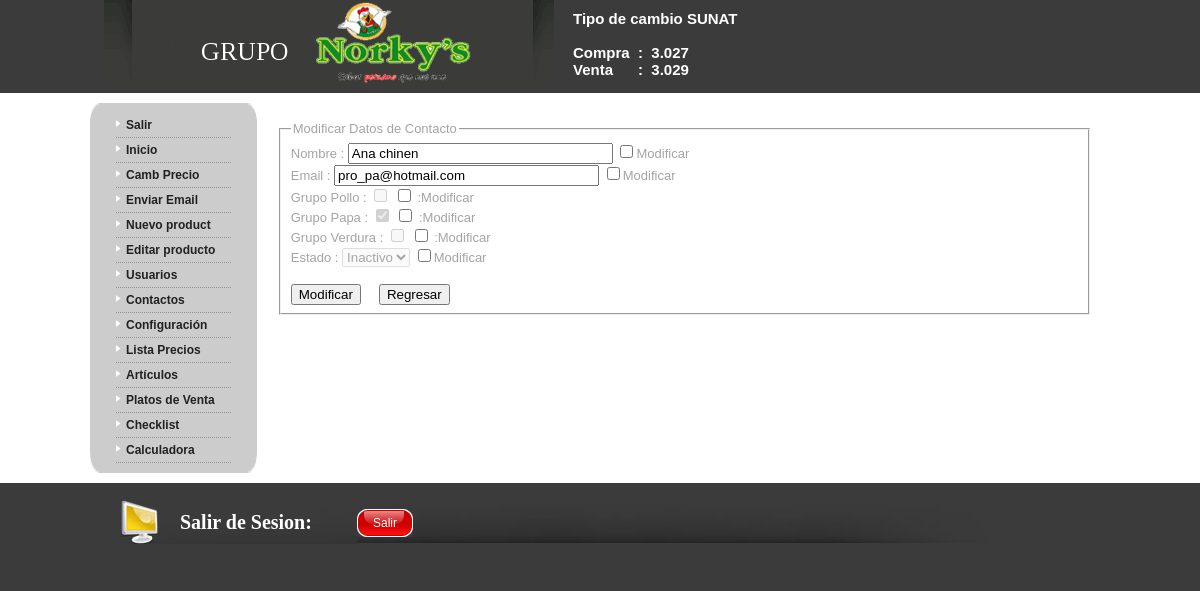
The app's page /index.php?modulo=contacto&pagina=contactos_editar&id=12 (signed in) with its own data.
### tables this page shows
CREATE TABLE `tcambio_sunat` (
  `id_tcambio_sunat` int(11) NOT NULL AUTO_INCREMENT,
  `cambio_compra` float NOT NULL,
  `cambio_venta` float NOT NULL,
  PRIMARY KEY (`id_tcambio_sunat`)
);

CREATE TABLE `emails` (
  `id_email` int(11) NOT NULL AUTO_INCREMENT,
  `nombre` varchar(45) NOT NULL,
  `email` varchar(45) NOT NULL,
  PRIMARY KEY (`id_email`)
);

CREATE TABLE `estados` (
  `id_estado` int(11) NOT NULL AUTO_INCREMENT,
  `estado` varchar(10) NOT NULL,
  PRIMARY KEY (`id_estado`)
);

### modulos/contacto/controlador/contactos_editar.php (called while the page is built, shortened)
<?php
	if(isset($_GET["id"])) {
		$id = addslashes(trim($_GET["id"]));
	}
	require "modelo/contacto.php";
	if (!empty ($_POST) ) {
		mysql_query("BEGIN");
		$concatenado = "";
		if (isset($_POST["nombreck"])) {
			$nombre = addslashes(trim($_POST["nombre"]));
			$concatenado = "nombre='$nombre', ";
		}
		if (isset($_POST["emailck"])) {
			$email = addslashes(trim($_POST["email"]));
			$concatenado = $concatenado."email='$email'";
		}
		if (!empty($concatenado)) {
			$query = "UPDATE emails SET $concatenado WHERE id_email=$id";
			contacto_modify($query, $db);
		}
		if (isset($_POST["estadock"])) {
			$estado = addslashes(trim($_POST["estado"]));
			if ($estado == "activo") {
				$id_estado = 1;
			}else{
				$id_estado = 2;
			}
		}
		if (!empty($estado)) {
			$query = "UPDATE rel_estados_emails SET id_estado='$id_estado' WHERE id_email=$id";
			contacto_modify($query, $db);
		}
		if (isset($_POST["g_pollock"])) {
			$query = "SELECT id_email_use_grp FROM emails_users_grupos WHERE id_email=$id AND id_grupo=1";
			$id_emailgrp = select_id($query, $db);
			if ($id_emailgrp) {
				if (isset($_POST["g_pollo"])) {
					$estado = 1;
				} else {
					$estado = 2;
				}
				$query = "UPDATE rel_estados_email_use_grps SET id_estado=$estado WHERE id_email_use_grp=$id_emailgrp";
				$idmod = contacto_modify($query, $db);
			}else{
				$query = "INSERT emails_users_grupos(id_email, id_grupo) VALUES($id, 1)";
				$id_emailgrp = contacto_insert($query, $db);
				$query = "INSERT rel_estados_email_use_grps(id_email_use_grp, id_estado) VALUES($id_emailgrp, 1)";
				$id_relemailgpr = contacto_insert($query,$db);
			}
		}
		if (isset($_POST["g_papack"])) {
			$query = "SELECT id_email_use_grp FROM emails_users_grupos WHERE id_email=$id AND id_grupo=2";
			$id_emailgrp = select_id($query, $db);
			if ($id_emailgrp) {
				if (isset($_POST["g_papa"])) {
					$estado = 1;
				} else {
					$estado = 2;
				}
				$query = "UPDATE rel_estados_email_use_grps SET id_estado=$estado WHERE id_email_use_grp=$id_emailgrp";
				$idmod = contacto_modify($query, $db);
			}else{
				$query = "INSERT emails_users_grupos(id_email, id_grupo) VALUES($id, 2)";
				$id_emailgrp = contacto_insert($query, $db);
				$query = "INSERT rel_estados_email_use_grps(id_email_use_grp, id_estado) VALUES($id_emailgrp, 1)";
				$id_relemailgpr = contacto_insert($query,$db);
			}
		}
		if (isset($_POST["g_verdurack"])) {
			$query = "SELECT id_email_use_grp FROM emails_users_grupos WHERE id_email=$id AND id_grupo=3";
			$id_emailgrp = select_id($query, $db);
			if ($id_emailgrp) {
				if (isset($_POST["g_verdura"])) {
					$estado = 1;
				} else {
					$estado = 2;
				}
				$query = "UPDATE rel_estados_email_use_grps SET id_estado=$estado WHERE id_email_use_grp=$id_emailgrp";
				$idmod = contacto_modify($query, $db);
			}else{
				$query = "INSERT emails_users_grupos(id_email, id_grupo) VALUES($id, 3)";
				$id_emailgrp = contacto_insert($query, $db);
				$query = "INSERT rel_estados_email_use_grps(id_email_use_grp, id_estado) VALUES($id_emailgrp, 1)";
				$id_relemailgpr = contacto_insert($query,$db);
			}
		}
		mysql_query("COMMIT");
		$lista = list_contacto($db);
		$vista = $dir_vista."/contactos_lista.php";
	}else{
		$editarcontacto = contacto_data($id, $db);
	}
require_once "temas/$tema/tema.php";
?>

### modulos/contacto/index.php (called while the page is built, shortened)
<?php
switch($pagina){
	case "contactos_editar":
		$controlador = $pagina.".php";
		break;
}
require_once "controlador/$controlador";
?>

### index.php (called while the page is built, shortened)
<?php
	$modulo = "principal";
	if(isset($_GET["modulo"])){
		$modulo = addslashes(trim($_GET["modulo"]));
	}
	require_once "modulos/$modulo/index.php";
?>

### modelo/lista.php (called while the page is built, shortened)
<?php
function tcambio_sunat()
{
	$fid = mysql_query("SELECT cambio_compra, cambio_venta FROM tcambio_sunat WHERE id_tcambio_sunat=1");
	$rs = mysql_fetch_assoc($fid);
	return $rs;
}
?>

### modelo/contacto.php (called while the page is built, shortened)
<?php
function contacto_data($id,$db)
{
	$query = "SELECT a.id_email, nombre, email, f.estado AS estmail, b.id_email_use_grp AS rel_mail, b.id_grupo, grupo, g.estado AS estgrp FROM emails AS a ".
			"INNER JOIN emails_users_grupos AS b ON a.id_email=b.id_email ".
			"INNER JOIN emails_grupos AS c ON b.id_grupo=c.id_grupo ".
			"INNER JOIN rel_estados_emails AS d ON a.id_email=d.id_email ".
			"INNER JOIN rel_estados_email_use_grps AS e ON b.id_email_use_grp=e.id_email_use_grp ".
			"INNER JOIN estados AS f ON f.id_estado=d.id_estado ".
			"INNER JOIN estados AS g ON g.id_estado=e.id_estado ".
			"WHERE a.id_email=$id ";
	$contacto_data = rs_table($query, $db);
	return $contacto_data;
}
?>

### lib/php/funciones.php (called while the page is built, shortened)
<?php
function rs_table($query,$db)
{
	$rs = array();
	if(isset($GLOBALS["debug"]) && $GLOBALS["debug"]){
		$fetch = mysql_query($query) or die (mysql_error()."<br />".$query);
	}else{
		$fetch = mysql_query($query) or die ("error en la consulta");
	}
	while($row = mysql_fetch_assoc($fetch)){
		$rs[] = $row;
	}
	return $rs;
}
?>

### modulos/contacto/vista/contactos_editar.php (the view, shortened to what this page needs)
<br />
<form action="" method="post" enctype="multipart/form-data" onsubmit="return validausrmod(this)">
	<fieldset>
		<legend>Modificar Datos de Contacto</legend>
		<label>Nombre :</label>
		<input type ="text" id="nombre" name="nombre" size="30" readonly value="<?php echo $editarcontacto[0]['nombre'];?>" />
		<input type ="checkbox" id="modnombre" name="nombreck" value="nombreck" onclick="cambiareadonly(this)" />Modificar<br />
		<label>Email :</label>
		<input type = "text" id="email" name="email" size="30" readonly value="<?php echo $editarcontacto[0]['email'];?>" />
		<input type ="checkbox" id="modemail" name="emailck" value="emailck" onclick="cambiareadonly(this)" />Modificar<br />
		<?php
			$checko0 = "";
			$checka0 = "";
			$checkv0 = "";
			$checko1 = "";
			$checka1 = "";
			$checkv1 = "";
			$checko2 = "";
			$checka2 = "";
			$checkv2 = "";
			switch ($editarcontacto[0]['grupo']) {
				case "Papa":
					if ($editarcontacto[0]['estgrp'] == "Activo") {
						$checka0 = "checked";
					}else{
						$checka0 = "";
					}
					break;
			}
			$checko = $checko0.$checko1.$checko2;
			$checka = $checka0.$checka1.$checka2;
			$checkv = $checkv0.$checkv1.$checkv2;
			echo "<label>Grupo Pollo :</label> \r";
			echo "<input type='checkbox' id='g_pollo' name='g_pollo' value='Pollo' $checko disabled /> \r";
			echo "<input type='checkbox' id='g_pollock' name='g_pollock' value='Pollo' onclick='cambiardisabledgrpollo(this)'/> :Modificar \r";
			echo "<br /> \r";
			echo "<label>Grupo Papa :</label> \r";
			echo "<input type='checkbox' id='g_papa' name='g_papa' value='Papa' $checka disabled /> \r";
			echo "<input type='checkbox' id='g_papack' name='g_papack' value='Papa' onclick='cambiardisabledgrpapa(this)' /> :Modificar \r";
			echo "<br /> \r";
			echo "<label>Grupo Verdura :</label> \r";
			echo "<input type='checkbox' id='g_verdura' name='g_verdura' value='Verdura' $checkv disabled /> \r";
			echo "<input type='checkbox' id='g_verdurack' name='g_verdurack' value='Verdura' onclick='cambiardisabledgrverdura(this)' /> :Modificar \r";
		?>
		<br />
		<label>Estado :</label>
		<select id="estado" name="estado" disabled="disabled">
			<?php if ($editarcontacto[0]['estmail'] == "Activo") { ?>
				<option value='activo' selected>Activo</option>
				<option value='inactivo'>Inactivo</option>
			<?php }else{ ?>
				<option value='inactivo' selected>Inactivo</option>
			<?php } ?>
		</select>
		<input type ="checkbox" id="modestado" name="estadock" value="estadock" onclick="cambiardisabled(this)" />Modificar<br />
		<br />
		<input type="submit" value="Modificar" />
		<input type="button" value="Regresar" onclick="window.location.href='index.php?modulo=contacto&pagina=contactos'" />
	</fieldset>
</form><br />

### temas/menuizquierda/controlador/tcambio_sunat.php
<?php
	require_once "modelo/lista.php";
	$cambio = tcambio_sunat();
	$compra = $cambio["cambio_compra"];
	$venta = $cambio["cambio_venta"];
	echo "<p>Tipo de cambio SUNAT</p><br />\n";
	echo "<p>Compra&nbsp; : &nbsp;".$compra."</p>\n";
	echo "<p>Venta &nbsp; &nbsp; &nbsp;: &nbsp;".$venta."</p>";
?>

### temas/menuizquierda/css/menuizquierda.css (style rules this page uses)
body { background-color:#3B3B3B; color:#A4A4A4; padding:0px; margin:0px; font:13px/17px Verdana, Arial, Helvetica, sans-serif; }
div, ul, li, h1, h2, h3, h4, p, img { margin:0px; padding:0px; }

### records on screen
tcambio_sunat: cambio_compra "3.027", cambio_venta "3.029"
emails: nombre "Ana chinen", email "pro_pa@hotmail.com"
estados: estado "Inactivo"
